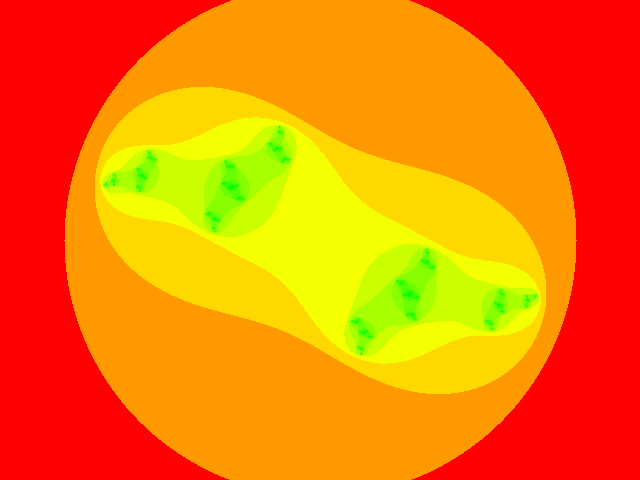
Frame 1 (no input)
Frame 60 (the mouse pressed at the canvas centre just before this capture): identical to frame 1, image omitted
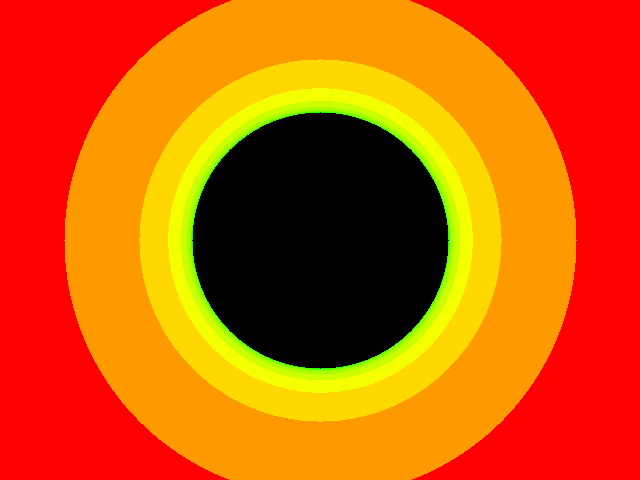
Frame 120 (the mouse held since frame 60 and released just before this capture)

The Processing sketch that drew these frames (run headless with seeded random() and noise(); from frame 60 on, the mouse is pressed at the canvas centre):

// Processing sketch: Julia_Set
// ── Julia_Set.pde
float angle = 0;

void setup() {
  size(640, 480);
  colorMode(HSB,1);
}
void draw() {

  float ca = map(mouseX, 0, width, -1, 1);//cos(angle*3.213);
  float cb = map(mouseY, 0, height, -1, 1);//sin(angle);

  //angle += 0.02;

  background(255);

  float w = 5;
  float h = (w * height) / width;
  
  float xmin = -w/2;
  float ymin = -h/2;
  
  loadPixels();

  int maxiterations = 100;

  float xmax = xmin + w;
  
  float ymax = ymin + h;

  float dx = (xmax - xmin) / (width);
  float dy = (ymax - ymin) / (height);


  float y = ymin;
  for (int j = 0; j < height; j++) {

    float x = xmin;
    for (int i = 0; i < width; i++) {

      float a = x;
      float b = y;
      int n = 0;
      while (n < maxiterations) {
        float aa = a * a;
        float bb = b * b;
        
        if (aa + bb > 4.0) {
          break;  
        }
        float twoab = 2.0 * a * b;
        a = aa - bb + ca;
        b = twoab + cb;
        n++;
      }
      
      if (n == maxiterations) {
        pixels[i+j*width] = color(0);
      } else {
        float hu = sqrt(float(n) / maxiterations);
        pixels[i+j*width] = color(hu, 50, 100);
      }
      x += dx;
    }
    y += dy;
  }
  updatePixels();
}
